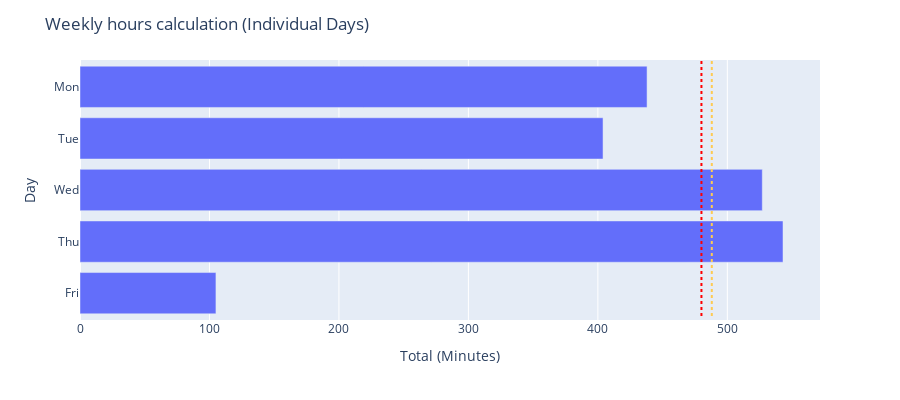

Write notebook code for a chart like this one.
### Code cell
# Bar chart
fig = px.bar(days_df, 
             x='minutes_covered', y='day',
            hover_data=['coverage', 'hours_covered'],
            labels={
                'day': 'Day', 
                'minutes_covered': 'Total (Minutes)', 
                'hours_covered': 'Total (Hours)',
                'coverage': 'Day coverage'
            },
            orientation='h',
            height = 400)

# Recommended: 480 minutes
fig.add_shape(
        dict(
            type="line",
            x0=MAX_MINUTES_RECOMMENDED,
            x1=MAX_MINUTES_RECOMMENDED,
            y0=-0.5,
            y1=4.5,
            line=dict(
                color="Red",
                width=2,
                dash="dot"
            )
))

print(avg_minutes)

# Average time to cover
fig.add_shape(
        dict(
            type="line",
            x0=avg_minutes,
            x1=avg_minutes,
            y0=-0.5,
            y1=4.5,
            line=dict(
                color="#FECB52",
                width=2,
                dash="dot"
            ),
))


fig.update_layout(
    title_text='Weekly hours calculation (Individual Days)',
    yaxis=dict(autorange="reversed"),
    showlegend=True)

fig.update_shapes(dict(xref='x', yref='y'))

fig.show()

### Figure 1 — Plotly figure (JSON) as saved in the notebook; plotly's stock layout.template omitted (floating-point values rounded to 4 significant figures)
{"data": [{"alignmentgroup": "True", "customdata": [[["09:12-11:12", "11:16-11:48", "12:06-16:52"], "7h 18m"], [["08:37-11:38", "13:49-17:32"], "6h 44m"], [["08:10-16:57"], "8h 47m"], [["08:10-11:56", "12:15-17:32"], "9h 3m"], [["08:14-"], "1h 45m"]], "hovertemplate": "Total (Minutes)=%{x}<br>Day=%{y}<br>Day coverage=%{customdata[0]}<br>Total (Hours)=%{customdata[1]}<extra></extra>", "legendgroup": "", "marker": {"color": "#636efa"}, "name": "", "offsetgroup": "", "orientation": "h", "showlegend": false, "textposition": "auto", "type": "bar", "x": [438, 404, 527, 543, 105], "xaxis": "x", "y": ["Mon", "Tue", "Wed", "Thu", "Fri"], "yaxis": "y"}], "layout": {"barmode": "relative", "height": 400, "legend": {"tracegroupgap": 0}, "margin": {"t": 60}, "shapes": [{"line": {"color": "Red", "dash": "dot", "width": 2}, "type": "line", "x0": 480, "x1": 480, "xref": "x", "y0": -0.5, "y1": 4.5, "yref": "y"}, {"line": {"color": "#FECB52", "dash": "dot", "width": 2}, "type": "line", "x0": 488, "x1": 488, "xref": "x", "y0": -0.5, "y1": 4.5, "yref": "y"}], "showlegend": true, "title": {"text": "Weekly hours calculation (Individual Days)"}, "xaxis": {"anchor": "y", "domain": [0, 1], "title": {"text": "Total (Minutes)"}}, "yaxis": {"anchor": "x", "autorange": "reversed", "domain": [0, 1], "title": {"text": "Day"}}}}
